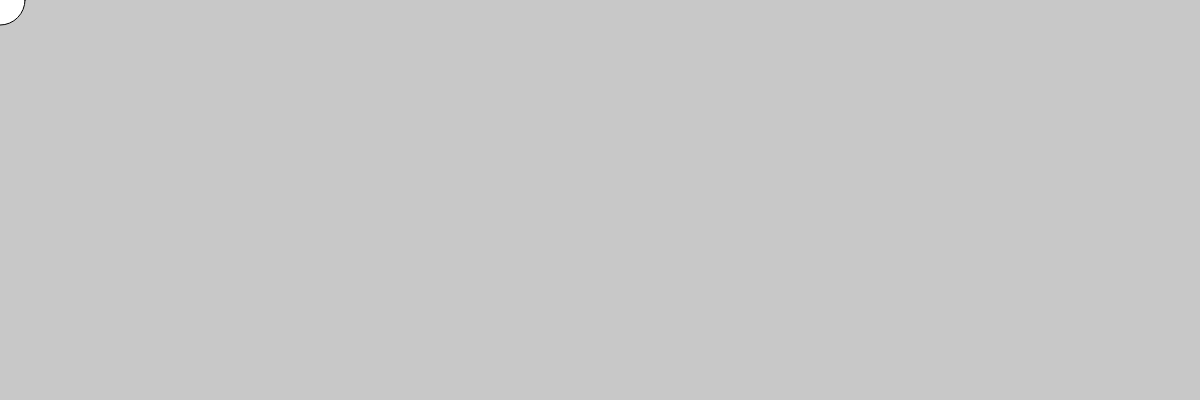
Frame 1 (no input)
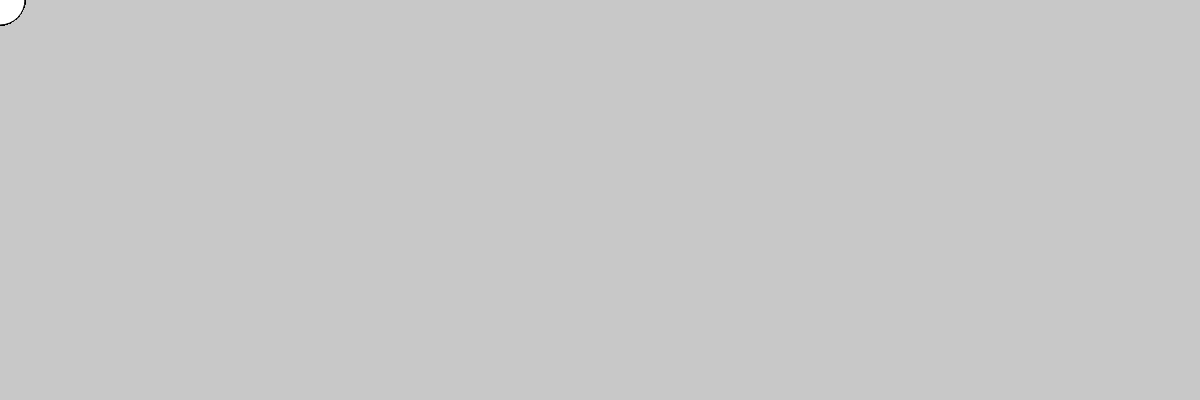
Frame 60 (no input)
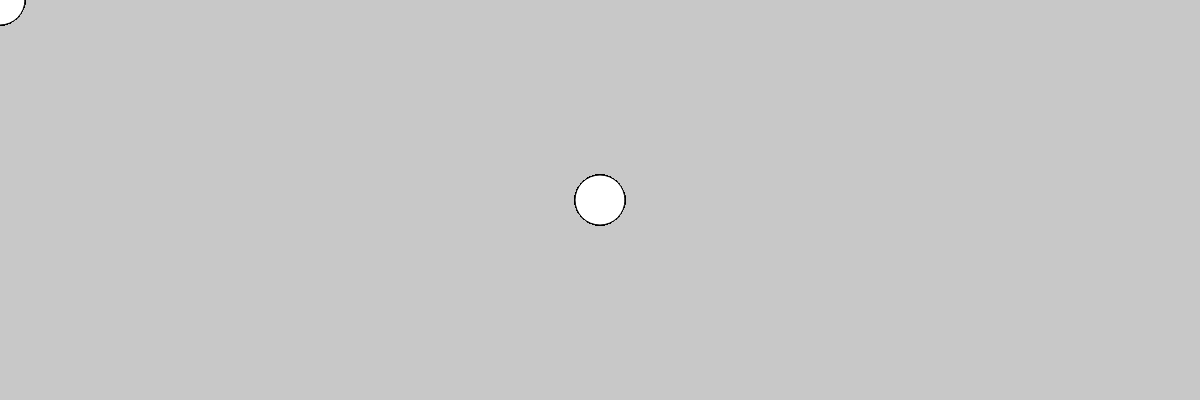
Frame 120 (the mouse pressed at the canvas centre since frame 60)

The p5.js sketch that drew these frames (run headless with seeded random() and noise() and a simulated clock; from frame 60 on, the mouse is pressed at the canvas centre):

// p5.js sketch
// ── sketch.js

function setup() 
{
  createCanvas(windowWidth, 400);
  background(200);
}

function draw() 
{
  ellipse(mouseX,mouseY,50,50);
}

function windowResized() {
  resizeCanvas(windowWidth, 400);
  background(200);
}

// ── style.css
html, body 
{
  margin: 		0;
  padding: 		0;
  font-family:	Arial;
}

canvas 
{
	position:	fixed;
  	display: 	block;
  	top:		0;
  	left:		0;
  	z-index:	1;
}

#contenu 
{ 
	position:	relative; 
	padding:	30px;
	z-index:	2; 
}

#contenu h1
{
  color:    #F00;
}
